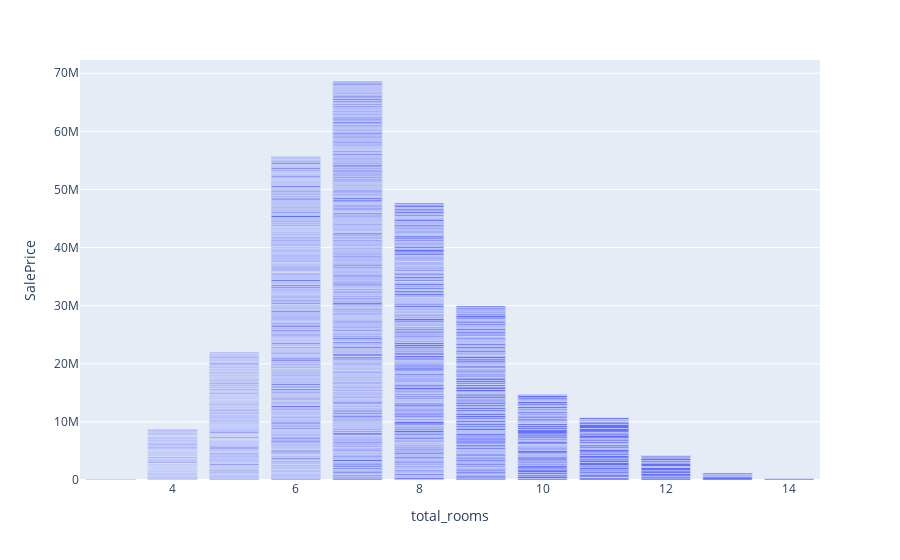

Notebook code cell kept with this figure:
### Code cell
fig = px.bar(df, x='total_rooms', y='SalePrice')
fig.show()

### Figure 1 — Plotly figure (JSON) as saved in the notebook; plotly's stock layout.template omitted (floating-point values rounded to 4 significant figures; data arrays with more than 128 entries replaced by an {"elided": "..."} marker saying what was removed)
{"data": [{"alignmentgroup": "True", "hovertemplate": "total_rooms=%{x}<br>SalePrice=%{y}<extra></extra>", "legendgroup": "", "marker": {"color": "#636efa", "pattern": {"shape": ""}}, "name": "", "offsetgroup": "", "orientation": "v", "showlegend": false, "textposition": "auto", "type": "bar", "x": {"elided": "1457 int values"}, "xaxis": "x", "y": {"elided": "1457 int values"}, "yaxis": "y"}], "layout": {"barmode": "relative", "legend": {"tracegroupgap": 0}, "margin": {"t": 60}, "xaxis": {"anchor": "y", "domain": [0, 1], "title": {"text": "total_rooms"}}, "yaxis": {"anchor": "x", "domain": [0, 1], "title": {"text": "SalePrice"}}}}
